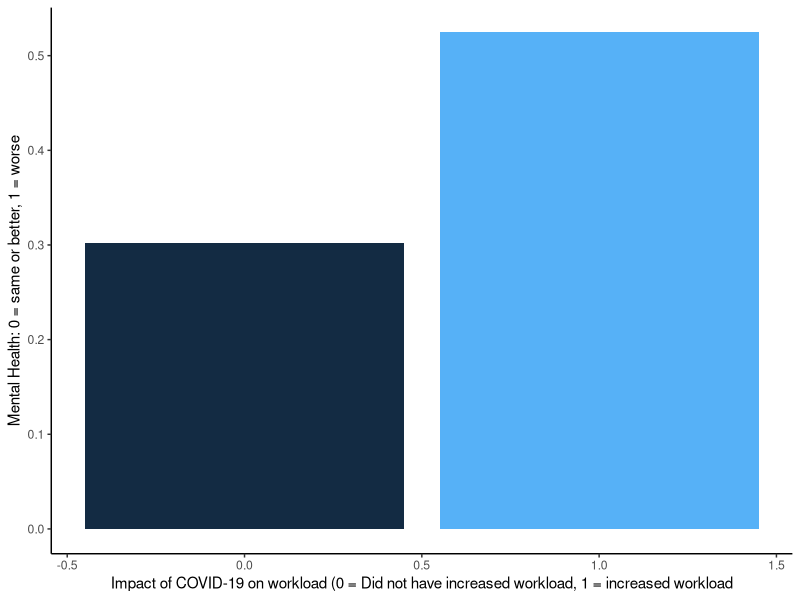

The R script that drew this image:
library(tidyverse)
library(ggplot2)

dat_unclean <- read.csv("shcwep-5362-E-2022_F1.csv")
dat <- filter(dat_unclean,(complete.cases(dat_unclean)))
dat <- filter(dat,GEN_20<=5)
dat <- filter(dat,ICJ_05E<=2)#2 = no
dat <- filter(dat,ICJ_05L<=2)#1 is took unpaid leave, 2 is did not take unpaid leave
dat <- filter(dat,IM_10D<=2)#1 is loneliness due to covid, 2 is none
dat <- mutate(dat,mental_health = ifelse(GEN_20 <= 3,0,1)) #changed to Bernoulli, 0 means the same or better
dat <- mutate(dat, workload = ifelse(ICJ_05E == 2,0,1)) # changed workload to Bernoulli
dat <- mutate(dat, unpaidleave = ifelse(ICJ_05L == 1,1,0)) #unpaid leave is 1, didnt take is 0
dat <- mutate(dat, loneliness = ifelse(IM_10D == 1,1,0)) #1 is experienced loneliness due to covid, 0 is didnt

graphdat <- dat %>% group_by(workload) %>% summarize(mental_health = mean(mental_health))
ggplot(graphdat) + geom_bar(aes(x = workload, y = mental_health, fill = workload), stat = 'identity') + 
  #annotate("text", x = 1.5, y = 1.2, label = "p-value < 2.2e-16", size = 5, col='red') + 
  xlab('Impact of COVID-19 on workload (0 = Did not have increased workload, 1 = increased workload') + ylab('Mental Health: 0 = same or better, 1 = worse') + theme_classic() + 
  theme(legend.position = '')

t.test(mental_health ~ workload, data=dat) #checking if workload affects mental health significantly (it does)
ln1 <- lm(mental_health ~ workload, data=dat) #single variable OLS
summary(ln1) #so far increased workload increases probability of having worse mental health by 22.15%

#adding other variables
ln2 <- lm(mental_health ~ workload + unpaidleave + loneliness, data=dat) #unpaid leave probably related to workload
summary(ln2)
